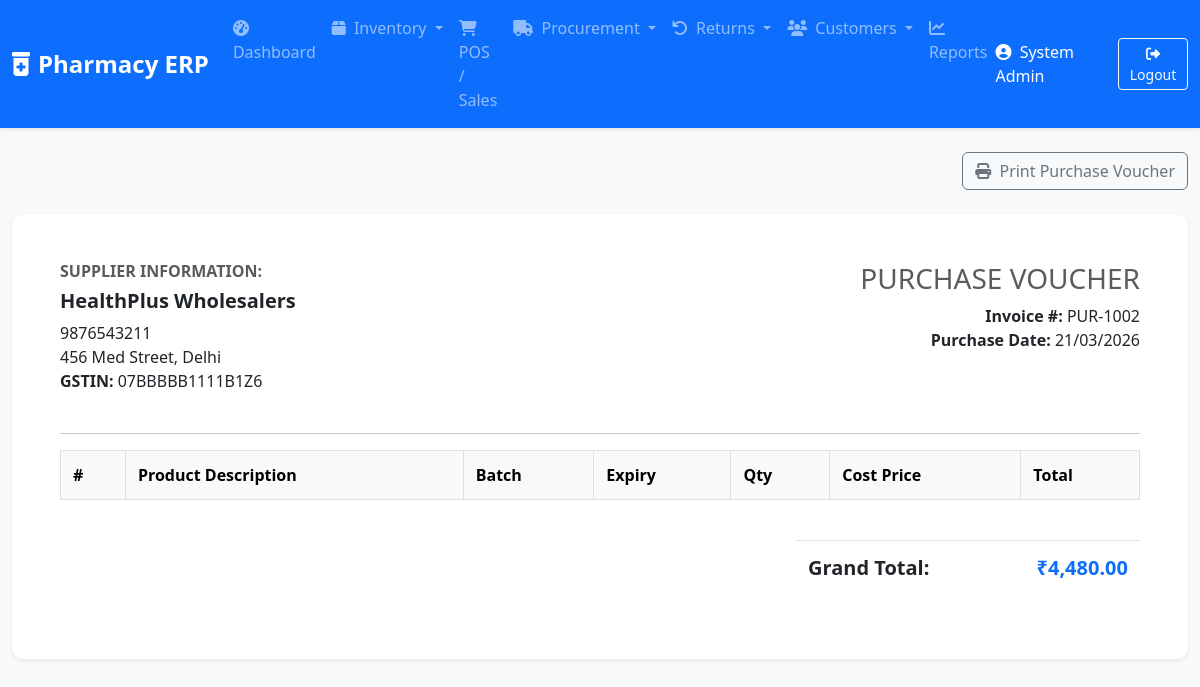
The app's page /view_purchase.php?id=2 (signed in) with its own data.
### tables this page shows
CREATE TABLE purchases (
    id INT AUTO_INCREMENT PRIMARY KEY,
    supplier_id INT NOT NULL,
    invoice_num VARCHAR(50),
    purchase_date DATE NOT NULL,
    total_taxable_amount DECIMAL(15,2),
    total_tax_amount DECIMAL(15,2),
    total_amount DECIMAL(15,2),
    payment_status ENUM('Paid', 'Partial', 'Unpaid') DEFAULT 'Unpaid',
    created_at TIMESTAMP DEFAULT CURRENT_TIMESTAMP,
    FOREIGN KEY (supplier_id) REFERENCES suppliers(id)
);

CREATE TABLE suppliers (
    id INT AUTO_INCREMENT PRIMARY KEY,
    name VARCHAR(255) NOT NULL,
    contact_person VARCHAR(255),
    phone VARCHAR(20),
    email VARCHAR(100),
    address TEXT,
    gstin VARCHAR(20),
    state VARCHAR(100),
    balance DECIMAL(15,2) DEFAULT 0.00,
    created_at TIMESTAMP DEFAULT CURRENT_TIMESTAMP
);

### includes/functions.php (called while the page is built, shortened)
<?php
function formatCurrency($amount) {
    return '₹' . number_format($amount, 2);
}
function formatDate($date) {
    return date('d/m/Y', strtotime($date));
}
?>

### view_purchase.php (the view, shortened to what this page needs)
<?php
include 'includes/header.php';
$conn = get_db_conn();
$purchase_id = (int)$_GET['id'];
$stmt = $conn->prepare("SELECT p.*, s.name as supplier_name, s.phone as supplier_phone, s.address as supplier_address, s.gstin as supplier_gstin FROM purchases p JOIN suppliers s ON p.supplier_id = s.id WHERE p.id = ?");
$stmt->bind_param("i", $purchase_id);
$stmt->execute();
$purchase = $stmt->get_result()->fetch_assoc();
?>
<div class="row">
    <div class="col-md-12 text-end mb-4">
        <button onclick="window.print()" class="btn btn-outline-secondary"><i class="fas fa-print me-1"></i> Print Purchase Voucher</button>
    </div>
</div>
<div class="card shadow-sm border-0 mb-4 invoice-print">
    <div class="card-body p-5">
        <div class="row mb-4">
            <div class="col-md-6">
                <h6 class="text-muted text-uppercase fw-bold">Supplier Information:</h6>
                <h5 class="fw-bold"><?php echo $purchase['supplier_name']; ?></h5>
                <p><?php echo $purchase['supplier_phone']; ?><br><?php echo $purchase['supplier_address']; ?><br><strong>GSTIN:</strong> <?php echo $purchase['supplier_gstin']; ?></p>
            </div>
            <div class="col-md-6 text-end">
                <h3 class="text-muted">PURCHASE VOUCHER</h3>
                <p class="mb-0"><strong>Invoice #:</strong> <?php echo $purchase['invoice_num']; ?></p>
                <p class="mb-0"><strong>Purchase Date:</strong> <?php echo formatDate($purchase['purchase_date']); ?></p>
            </div>
        </div>
        <hr>
        <div class="table-responsive mb-4">
            <table class="table table-bordered">
                <thead class="table-light">
                    <tr>
                        <th>#</th>
                        <th>Product Description</th>
                        <th>Batch</th>
                        <th>Expiry</th>
                        <th>Qty</th>
                        <th>Cost Price</th>
                        <th>Total</th>
                    </tr>
                </thead>
            </table>
        </div>
        <div class="row">
            <div class="col-md-8"></div>
            <div class="col-md-4">
                <table class="table table-borderless">
                    <tr class="border-top">
                        <td class="fw-bold fs-5">Grand Total:</td>
                        <td class="text-end fw-bold fs-5 text-primary"><?php echo formatCurrency($purchase['total_amount']); ?></td>
                    </tr>
                </table>
            </div>
        </div>
    </div>
</div>
<?php include 'includes/footer.php'; ?>

### css/style.css (style rules this page uses)
body { font-family: 'Segoe UI', Tahoma, Geneva, Verdana, sans-serif; }
.card { border-radius: 12px; }
.shadow-sm { box-shadow: 0 .125rem .25rem rgba(0,0,0,.075)!important; }
.table > :not(caption) > * > * { padding: .75rem .75rem; }

### records on screen
purchases: supplier.name "HealthPlus Wholesalers", supplier.phone "9876543211", supplier.address "456 Med Street, Delhi", supplier.gstin "07BBBBB1111B1Z6", invoice_num "PUR-1002", purchase_date "21/03/2026", total_amount "₹4,480.00"

### other values on screen
$_SESSION['full_name'] "System Admin"
